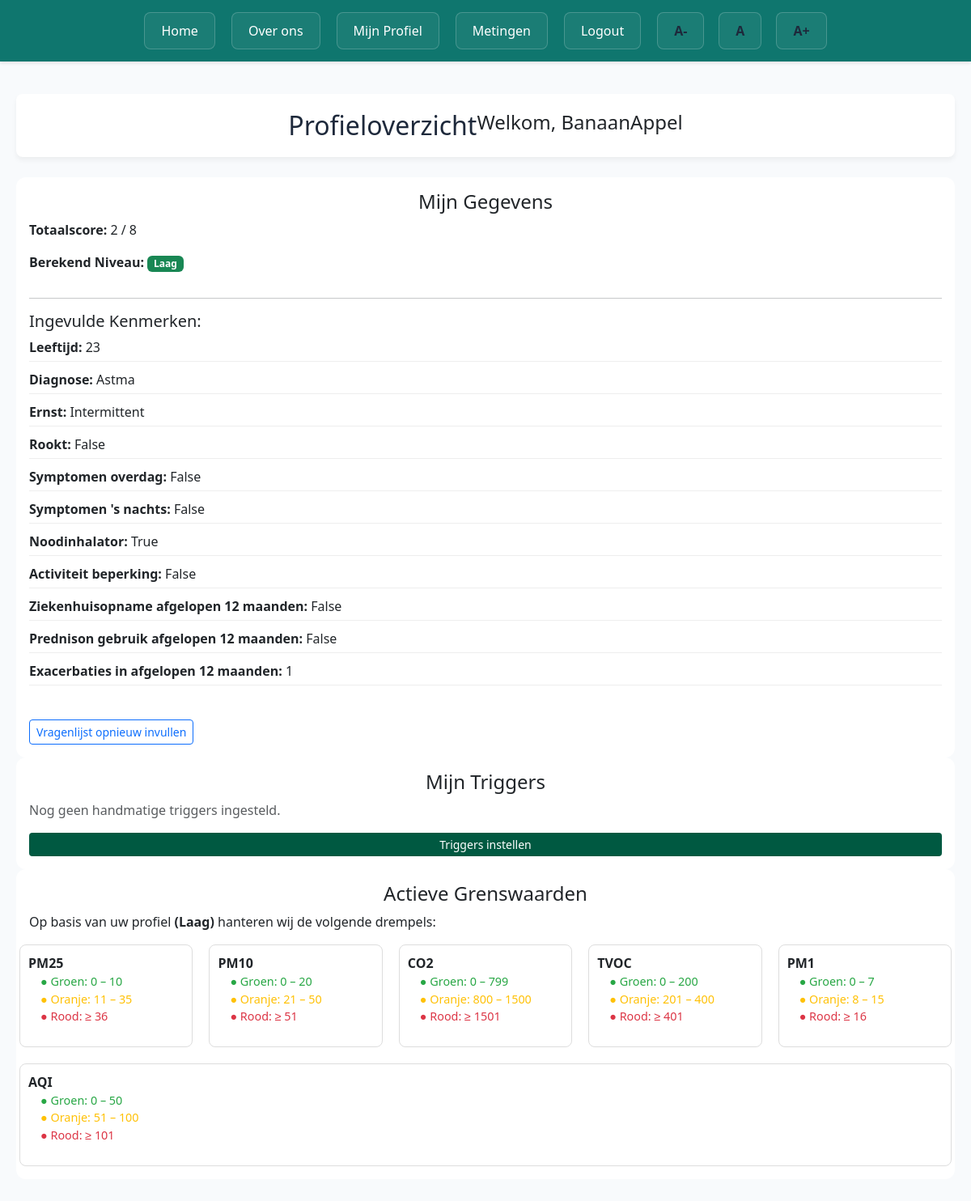
/profiel (signed in), run on the app's committed database.
### models.py (models this page shows, shortened)
class User(db.Model, UserMixin):
    __tablename__ = 'user'
    id: Map[int] = mc(primary_key=True)
    username: Map[str] = mc(String(150), unique=True, nullable=False)
    email: Map[str] = mc(String(150), unique=True, nullable=False)
    pw_hash: Map[str] = mc(String(256), nullable=False)
    role: Map[str] = mc(String(20), nullable=False)
    status: Map[str] = mc(String(20), nullable=False, default='pending')
    coupling_token: Map[Optional[str]] = mc(String(64), unique=True, nullable=True)
    esp_id: Map[Optional[int]] = mc(unique=True, nullable=True)
    waardes: Map[Optional['Waardes']] = rel(back_populates='user', uselist=False)
    triggers: Map[Optional['Triggers']] = rel(back_populates='user', uselist=False)

class Waardes(db.Model):
    __tablename__ = 'waardes'
    id: Map[int] = mc(primary_key=True)
    leeftijd: Map[int] = mc(Integer(), nullable=False)
    exacerbaties: Map[int] = mc(Integer(), nullable=False)
    diagnose: Map[str] = mc(String(8), nullable=False)
    level: Map[str] = mc(String(50), nullable=False)
    rookt: Map[bool] = mc(Boolean, nullable=False)
    dag: Map[bool] = mc(Boolean, nullable=False)
    nacht: Map[bool] = mc(Boolean, nullable=False)
    saba: Map[bool] = mc(Boolean, nullable=False)
    beperking: Map[bool] = mc(Boolean, nullable=False)
    hospital: Map[bool] = mc(Boolean, nullable=False)
    prednison: Map[bool] = mc(Boolean, nullable=False)
    score: Map[Optional[int]] = mc(Integer(), default=0)
    niveau: Map[Optional[str]] = mc(String(6))
    user_id: Map[int] = mc(FK('user.id'), unique=True, nullable=False)
    user: Map['User'] = rel(back_populates='waardes')

### app.py (the view, shortened to what this page needs)
@app.route('/profiel')
@login_required
def profiel():
    user = current_user
    waardes = user.waardes
    triggers = user.triggers
    context = {}
    if waardes:
        context["niveau"] = waardes.niveau
        context["score"] = waardes.score
        context["drempels"] = DREMPELWAARDES[waardes.niveau]
        context["waardes"] = {
            "leeftijd": waardes.leeftijd,
            "diagnose": waardes.diagnose,
            "ernst": getattr(waardes, 'level', None),
            "rookt": waardes.rookt,
            "symptomen overdag": waardes.dag,
            "symptomen 's nachts": waardes.nacht,
            "noodinhalator": waardes.saba,
            "activiteit beperking": waardes.beperking,
            "ziekenhuisopname afgelopen 12 maanden": waardes.hospital,
            "prednison gebruik afgelopen 12 maanden": waardes.prednison,
            "exacerbaties in afgelopen 12 maanden": waardes.exacerbaties,
        }
    return rt("profiel.html", **context)

### models.py (called while the page is built)
@login_manager.user_loader
def load_user(user_id):
    return User.query.get(int(user_id))

### templates/profiel.html (shortened to what this page needs)
{% extends "base.html" %}
{% block style %}
<link rel="stylesheet" href="{{ url_for('static', filename='results.css') }}">
{% endblock %}
{% block content %}
{% if current_user.is_authenticated %}
<div class="dashboard-container">
    <main class="main-content">
        <header class="header card">
            <h1>Profieloverzicht</h1>
            <h2>Welkom, {{ current_user.username }}</h2>
        </header>
        <div class="content-wrapper">
            {% if score is not none and niveau %}
            <div class="card p-3 item1">
                <h2>Mijn Gegevens</h2>
                <p><strong>Totaalscore:</strong> {{ score }} / 8</p>
                <p><strong>Berekend Niveau:</strong>
                    <span
                        class="badge {% if niveau == 'Hoog' %}bg-danger{% elif niveau == 'Midden' %}bg-warning text-dark{% else %}bg-success{% endif %}">
                        {{ niveau }}
                    </span>
                </p>
                {% if waardes %}
                <hr>
                <h5>Ingevulde Kenmerken:</h5>
                <ul class="threshold-list">
                    {% for name, value in waardes.items() %}
                    <li><strong>{{ name|capitalize }}:</strong> {{ value|capitalize }}</li>
                    {% endfor %}
                </ul>
                {% endif %}
                <div class="mt-3">
                    <a class="btn btn-outline-primary btn-sm" href="{{ url_for('update_vragen') }}">Vragenlijst opnieuw
                        invullen</a>
                </div>
            </div>
            <div class="card p-3">
                <h2>Mijn Triggers</h2>
                {% if triggers %}
                <ul class="threshold-list">
                    {% for name, value in triggers.items() %}
                    <li><strong>{{ name|capitalize }}:</strong> {{ value|capitalize }}</li>
                    {% endfor %}
                </ul>
                <a class="btn btn-outline-primary btn-sm" href="{{ url_for('update_triggers') }}">Triggers aanpassen</a>
                {% else %}
                <p class="text-muted">Nog geen handmatige triggers ingesteld.</p>
                <a class="btn btn-primary btn-sm" href="{{ url_for('handmatig') }}">Triggers instellen</a>
                {% endif %}
            </div>
            <div class="card p-3" style="grid-column: span 2;">
                <h2>Actieve Grenswaarden</h2>
                <p>Op basis van uw profiel <strong>({{ niveau }})</strong> hanteren wij de volgende drempels:</p>
                <div class="row" style="display: flex; flex-wrap: wrap; gap: 20px;">
                    {% if drempels %}
                    {% for column, ranges in drempels.items() %}
                    <div style="flex: 1; min-width: 200px; border: 1px solid #ddd; padding: 10px; border-radius: 8px;">
                        <strong style="color: var(--primary-color);">{{ column }}</strong>
                        <ul class="inner-list">
                            <li style="color: #28a745;">● Groen: {{ ranges['groen_min'] }} – {{ ranges['groen_max'] }}
                            </li>
                            <li style="color: #ffc107;">● Oranje: {{ ranges['oranje_min'] }} – {{ ranges['oranje_max']
                                }}</li>
                            <li style="color: #dc3545;">● Rood: &ge; {{ ranges['rood_min'] }}</li>
                        </ul>
                    </div>
                    {% endfor %}
                    {% else %}
                    <p>Drempels worden geladen zodra een profiel actief is.</p>
                    {% endif %}
                </div>
            </div>
            {% endif %}
        </div>
    </main>
</div>
{% else %}
<div class="container text-center mt-5">
    <h1>Log eerst in!</h1>
    <a href="{{ url_for('login') }}" class="btn btn-primary">Naar Inloggen</a>
</div>
{% endif %}
{% endblock %}

### templates/base.html (shortened to what this page needs)
<html lang="en">
<head>
    <link href="https://cdn.jsdelivr.net/npm/bootstrap@5.3.8/dist/css/bootstrap.min.css" rel="stylesheet"
>
    <link rel="stylesheet" href="{{ url_for('static', filename='style.css') }}">
    {% block style %}
    {% endblock %}
</head>
<body>
    <nav class="custom-nav">
        <ul class="nav-menu">
            <li><a href="/">Home</a></li>
            <li><a href="/over_ons">Over ons</a></li>
            {% if current_user.is_authenticated %}
                {% if current_user.role == 'arts' %}
                    <li><a href="{{ url_for('doctor') }}">Artsenportaal</a></li>
                {% else %}
                    <li><a href="{{ url_for('profiel') }}">Mijn Profiel</a></li>
                    <li><a href="{{ url_for('user_ui') }}">Metingen</a></li>
                {% endif %}
                <li><a href="{{ url_for('logout') }}">Logout</a></li>
            {% else %}
                <li><a href="{{ url_for('login') }}">Inloggen</a></li>
                <li><a href="{{ url_for('register') }}">Registreren</a></li>
            {% endif %}
            <li class="font-size-controls">
                <a onclick="changeFontSize('decrease')" title="Tekst verkleinen" style="cursor: pointer; font-weight: bold;">A-</a>
                <a onclick="changeFontSize('reset')" title="Standaard tekstgrootte" style="cursor: pointer; font-weight: bold;">A</a>
                <a onclick="changeFontSize('increase')" title="Tekst vergroten" style="cursor: pointer; font-weight: bold;">A+</a>
            </li>
        </ul>
    </nav>
    <div class="content-wrapper">
        {% block content %}
        {% endblock %}
    </div>
</body>
</html>

### static/style.css (style rules this page uses)
* { box-sizing: border-box; font-family: 'Segoe UI', Tahoma, Geneva, Verdana, sans-serif; }
:root { --text-main-color: #1e293b; --text-second-color: #ffffff; --bg-nav-color: #0f766e; --text-nav-color: #ffffff; --nav-hover-color: #115e59; --bg-form-lightgreen: #e6f4f1; --bg-main-color: #f8fafc; --bg-second-color: #0284c7; --bg-third-color: #ffffff; --bg-accent-hover: #0369a1; --moerasgroen: #008b66; --font-size-s: 0.9rem; --font-size-m: 1rem; --font-size-l: 1.5rem; --font-size-xl: 2rem; --font-size-xxl: 2.5rem; --font-weight-n: 400; --font-weight-m: 500; --font-weight-sb: 600; --font-weight-b: 700; --border-radius-s: 8px; --border-radius-m: 30px; --border-radius-c: 50%; }
body { margin: 0; min-height: 100vh; background-color: var(--bg-main-color); color: var(--text-main-color); }
h1 { padding-top: 30px; padding-bottom: 20px; text-align: center; font-size: var(--font-size-xxl); }
h2 { text-align: center; font-size: var(--font-size-l); }
.custom-nav { padding-left: 20px; padding-right: 20px; padding-top: 15px; padding-bottom: 15px; margin-bottom: 20px; display: flex; align-items: center; justify-content: center; background-color: var(--bg-nav-color); box-shadow: 0 2px 4px rgba(0, 0, 0, 0.1); }
.custom-nav ul { list-style: none; margin: 0; padding: 0; }
.custom-nav a { text-decoration: none; color: var(--text-nav-color); }
.custom-nav .nav-menu { display: flex; gap: 10px; }
.custom-nav .nav-menu a { padding: 10px 20px; margin: 0 5px; border-radius: var(--border-radius-s); border: 1px solid rgba(255, 255, 255, 0.2); background-color: rgba(255, 255, 255, 0.05); transition: all 0.2s ease; }
.vragenlijst-form ul, li { list-style: none; padding: 0; margin: 0; }
.dashboard-container { display: flex; gap: 30px; max-width: 1400px; margin: 40px auto; padding: 0 20px; align-items: flex-start; }
.main-content { flex: 1; display: flex; flex-direction: column; gap: 25px; }
.header.card { display: flex; flex-direction: row; justify-content: space-between; align-items: center; padding: 20px; background: var(--bg-third-color); border-radius: var(--border-radius-s); box-shadow: 0 4px 6px rgba(0, 0, 0, 0.05); }
.header h1 { padding: 0; margin: 0; font-size: var(--font-size-xl); text-align: left; color: var(--text-main-color); }
.font-size-controls { display: flex; align-items: center; gap: 5px; margin-left: 15px; }

### static/results.css (style rules this page uses)
.dashboard-container { display: flex; gap: 30px; max-width: 1400px; margin: 40px auto; padding: 0 20px; align-items: flex-start; }
.main-content { flex: 1; display: flex; flex-direction: column; gap: 25px; }
.header.card { display: flex; flex-direction: row; justify-content: center; align-items: center; padding: 20px; background: white; border-radius: var(--border-radius-s, 8px); box-shadow: 0 4px 6px rgba(0, 0, 0, 0.05); }
.header h1 { padding: 0; margin: 0; font-size: var(--font-size-xl, 2rem); text-align: center; color: var(--text-main-color, #333); }
.item1 { grid-row: 1 / span 8; }
.card { border: none; border-radius: 12px; }
.btn-primary { background-color: #005941; border: none; }

### templates/base.html (style rules this page uses)
.nav-menu { display: flex; align-items: center; list-style-type: none; margin: 0; padding: 10px 20px; gap: 20px; }
.nav-menu a { text-decoration: none; display: block; }
.font-size-controls { display: flex; align-items: center; gap: 8px; margin-left: auto; }

### templates/profiel.html (style rules this page uses)
.threshold-list { list-style: none; padding-left: 0; }
.threshold-list li { margin-bottom: 10px; border-bottom: 1px solid #eee; padding-bottom: 5px; }
.inner-list { list-style: none; padding-left: 15px; font-size: 0.9em; }

### data on the page
User: username "BanaanAppel"
Waardes: niveau "Laag", name "Diagnose", diagnose "Astma", name "Ernst", level "Intermittent"

### other printed values
{{ score }} "2"
{{ name|capitalize }} "Leeftijd" "Rookt" "Symptomen overdag" "Symptomen 's nachts" "Noodinhalator" "Activiteit beperking" "Ziekenhuisopname afgelopen 12 maanden" "Prednison gebruik afgelopen 12 maanden" "Exacerbaties in afgelopen 12 maanden"
{{ value|capitalize }} "23" "False" "False" "False" "True" "False" "False" "False" "1"
{{ column }} "PM25" "PM10" "CO2" "TVOC" "PM1" "AQI"
{{ ranges['groen_min'] }} "0" "0" "0" "0" "0" "0"
{{ ranges['groen_max'] }} "10" "20" "799" "200" "7" "50"
{{ ranges['oranje_min'] }} "11" "21" "800" "201" "8" "51"
{{ ranges['oranje_max'] }} "35" "50" "1500" "400" "15" "100"
{{ ranges['rood_min'] }} "36" "51" "1501" "401" "16" "101"
